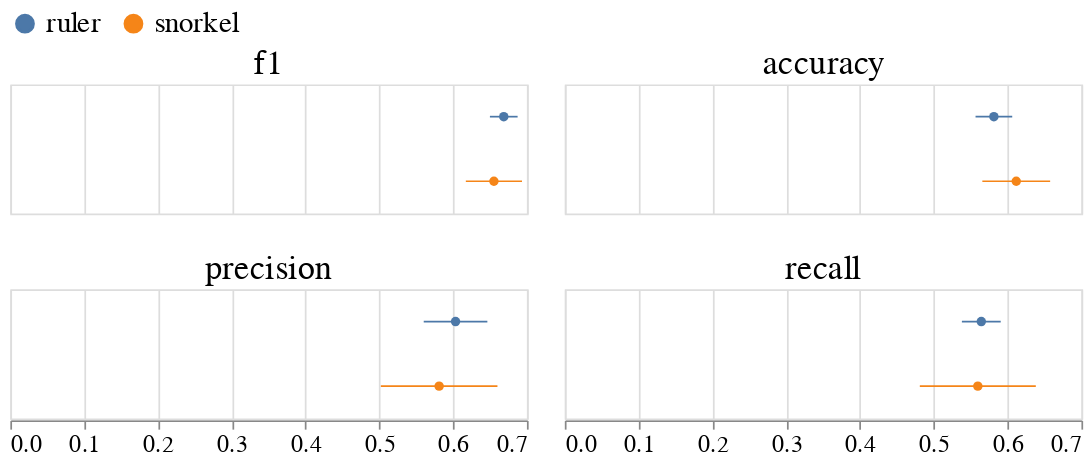

The notebook cell saved with this chart:
### Code cell
W = 300
H = 75
error_bars = alt.Chart(dt_bm_small).mark_errorbar(extent='stderr').encode(
  x=alt.X('value:Q', axis=alt.Axis(labelFontSize=14)),
  y=alt.Y('condition:N', title=None, axis=None),
  color=alt.Color('condition:N', sort=['ruler'])
).properties(width=W,height=H)

points = alt.Chart(dt_bm_small).mark_point(filled=True).encode(
  x=alt.X('value:Q', title=None, aggregate='mean', axis=alt.Axis(labelFontSize=14)),
  y=alt.Y('condition:N', title=None, axis=None),
  text=alt.Text('value:Q'),
  color=alt.Color('condition:N', sort=['ruler'], legend=alt.Legend(title=None, orient='top', offset=4, labelFontSize=17, padding=0))
).properties(width=W,height=H)

(error_bars + points).facet(
    facet= alt.Facet('metric:N', sort=['f1', 'accuracy', 'precision', 'recall'],header=alt.Header(labelPadding=2, labelFontSize=20),title=None),
    columns=2
)

### Figure 1 — Vega-Lite specification as saved in the notebook (floating-point values rounded to 4 significant figures)
{"config": {"view": {"continuousWidth": 400, "continuousHeight": 300}}, "data": {"name": "data-38820da182b8af57b6d2471340f6d68f"}, "facet": {"type": "nominal", "field": "metric", "header": {"labelFontSize": 20, "labelPadding": 2}, "sort": ["f1", "accuracy", "precision", "recall"], "title": null}, "spec": {"layer": [{"mark": {"type": "errorbar", "extent": "stderr"}, "encoding": {"color": {"type": "nominal", "field": "condition", "sort": ["ruler"]}, "x": {"type": "quantitative", "axis": {"labelFontSize": 14}, "field": "value"}, "y": {"type": "nominal", "axis": null, "field": "condition", "title": null}}, "height": 75, "width": 300}, {"mark": {"type": "point", "filled": true}, "encoding": {"color": {"type": "nominal", "field": "condition", "legend": {"labelFontSize": 17, "offset": 4, "orient": "top", "padding": 0, "title": null}, "sort": ["ruler"]}, "text": {"type": "quantitative", "field": "value"}, "x": {"type": "quantitative", "aggregate": "mean", "axis": {"labelFontSize": 14}, "field": "value", "title": null}, "y": {"type": "nominal", "axis": null, "field": "condition", "title": null}}, "height": 75, "width": 300}]}, "columns": 2, "$schema": "https://vega.github.io/schema/vega-lite/v4.8.1.json", "datasets": {"data-38820da182b8af57b6d2471340f6d68f": [{"participant": "p4", "condition": "snorkel", "task": "sentiment", "dataset": "amazon", "metric": "accuracy", "value": 0.4838}, {"participant": "p4", "condition": "ruler", "task": "spam", "dataset": "youtube", "metric": "accuracy", "value": 0.5787}, {"participant": "p8", "condition": "ruler", "task": "sentiment", "dataset": "amazon", "metric": "accuracy", "value": 0.4825}, {"participant": "p8", "condition": "snorkel", "task": "spam", "dataset": "youtube", "metric": "accuracy", "value": 0.7893}, {"participant": "p2", "condition": "ruler", "task": "sentiment", "dataset": "amazon", "metric": "accuracy", "value": 0.5062}, {"participant": "p2", "condition": "snorkel", "task": "spam", "dataset": "youtube", "metric": "accuracy", "value": 0.6798}, {"participant": "p1", "condition": "ruler", "task": "sentiment", "dataset": "amazon", "metric": "accuracy", "value": 0.5887}, {"participant": "p1", "condition": "snorkel", "task": "spam", "dataset": "youtube", "metric": "accuracy", "value": 0.5281}, {"participant": "p3", "condition": "snorkel", "task": "sentiment", "dataset": "amazon", "metric": "accuracy", "value": 0.51}, {"participant": "p3", "condition": "ruler", "task": "spam", "dataset": "youtube", "metric": "accuracy", "value": 0.6124}, {"participant": "p7", "condition": "snorkel", "task": "sentiment", "dataset": "amazon", "metric": "accuracy", "value": 0.5}, {"participant": "p7", "condition": "ruler", "task": "spam", "dataset": "youtube", "metric": "accuracy", "value": 0.7107}, {"participant": "p0", "condition": "ruler", "task": "sentiment", "dataset": "amazon", "metric": "accuracy", "value": 0.4913}, {"participant": "p0", "condition": "snorkel", "task": "spam", "dataset": "youtube", "metric": "accuracy", "value": 0.5393}, {"participant": "p9", "condition": "snorkel", "task": "sentiment", "dataset": "amazon", "metric": "accuracy", "value": 0.515}, {"participant": "p9", "condition": "ruler", "task": "spam", "dataset": "youtube", "metric": "accuracy", "value": 0.6798}, {"participant": "p6", "condition": "ruler", "task": "sentiment", "dataset": "amazon", "metric": "accuracy", "value": 0.63}, {"participant": "p6", "condition": "snorkel", "task": "spam", "dataset": "youtube", "metric": "accuracy", "value": 0.9129}, {"participant": "p5", "condition": "snorkel", "task": "sentiment", "dataset": "amazon", "metric": "accuracy", "value": 0.6587}, {"participant": "p5", "condition": "ruler", "task": "spam", "dataset": "youtube", "metric": "accuracy", "value": 0.5337}, {"participant": "p4", "condition": "snorkel", "task": "sentiment", "dataset": "amazon", "metric": "f1", "value": 0.562}, {"participant": "p4", "condition": "ruler", "task": "spam", "dataset": "youtube", "metric": "f1", "value": 0.7137}, {"participant": "p8", "condition": "ruler", "task": "sentiment", "dataset": "amazon", "metric": "f1", "value": 0.623}, {"participant": "p8", "condition": "snorkel", "task": "spam", "dataset": "youtube", "metric": "f1", "value": 0.7649}, {"participant": "p2", "condition": "ruler", "task": "sentiment", "dataset": "amazon", "metric": "f1", "value": 0.6556}, {"participant": "p2", "condition": "snorkel", "task": "spam", "dataset": "youtube", "metric": "f1", "value": 0.6042}, {"participant": "p1", "condition": "ruler", "task": "sentiment", "dataset": "amazon", "metric": "f1", "value": 0.6365}, {"participant": "p1", "condition": "snorkel", "task": "spam", "dataset": "youtube", "metric": "f1", "value": 0.5962}, {"participant": "p3", "condition": "snorkel", "task": "sentiment", "dataset": "amazon", "metric": "f1", "value": 0.5654}, {"participant": "p3", "condition": "ruler", "task": "spam", "dataset": "youtube", "metric": "f1", "value": 0.7262}, {"participant": "p7", "condition": "snorkel", "task": "sentiment", "dataset": "amazon", "metric": "f1", "value": 0.5}, {"participant": "p7", "condition": "ruler", "task": "spam", "dataset": "youtube", "metric": "f1", "value": 0.7366}, {"participant": "p0", "condition": "ruler", "task": "sentiment", "dataset": "amazon", "metric": "f1", "value": 0.6476}, {"participant": "p0", "condition": "snorkel", "task": "spam", "dataset": "youtube", "metric": "f1", "value": 0.6996}, {"participant": "p9", "condition": "snorkel", "task": "sentiment", "dataset": "amazon", "metric": "f1", "value": 0.6492}, {"participant": "p9", "condition": "ruler", "task": "spam", "dataset": "youtube", "metric": "f1", "value": 0.7077}, {"participant": "p6", "condition": "ruler", "task": "sentiment", "dataset": "amazon", "metric": "f1", "value": 0.5432}, {"participant": "p6", "condition": "snorkel", "task": "spam", "dataset": "youtube", "metric": "f1", "value": 0.9155}, {"participant": "p5", "condition": "snorkel", "task": "sentiment", "dataset": "amazon", "metric": "f1", "value": 0.6957}, {"participant": "p5", "condition": "ruler", "task": "spam", "dataset": "youtube", "metric": "f1", "value": 0.696}, {"participant": "p4", "condition": "snorkel", "task": "sentiment", "dataset": "amazon", "metric": "precision", "value": 0.4923}, {"participant": "p4", "condition": "ruler", "task": "spam", "dataset": "youtube", "metric": "precision", "value": 0.6826}, {"participant": "p8", "condition": "ruler", "task": "sentiment", "dataset": "amazon", "metric": "precision", "value": 0.5018}, {"participant": "p8", "condition": "snorkel", "task": "spam", "dataset": "youtube", "metric": "precision", "value": 0.8215}, {"participant": "p2", "condition": "ruler", "task": "sentiment", "dataset": "amazon", "metric": "precision", "value": 0.6676}, {"participant": "p2", "condition": "snorkel", "task": "spam", "dataset": "youtube", "metric": "precision", "value": 0.7442}, {"participant": "p1", "condition": "ruler", "task": "sentiment", "dataset": "amazon", "metric": "precision", "value": 0.6081}, {"participant": "p1", "condition": "snorkel", "task": "spam", "dataset": "youtube", "metric": "precision", "value": 0.5177}, {"participant": "p3", "condition": "snorkel", "task": "sentiment", "dataset": "amazon", "metric": "precision", "value": 0.5197}, {"participant": "p3", "condition": "ruler", "task": "spam", "dataset": "youtube", "metric": "precision", "value": 0.6957}, {"participant": "p7", "condition": "snorkel", "task": "sentiment", "dataset": "amazon", "metric": "precision", "value": 0.0}, {"participant": "p7", "condition": "ruler", "task": "spam", "dataset": "youtube", "metric": "precision", "value": 0.7083}, {"participant": "p0", "condition": "ruler", "task": "sentiment", "dataset": "amazon", "metric": "precision", "value": 0.5987}, {"participant": "p0", "condition": "snorkel", "task": "spam", "dataset": "youtube", "metric": "precision", "value": 0.5189}, {"participant": "p9", "condition": "snorkel", "task": "sentiment", "dataset": "amazon", "metric": "precision", "value": 0.6011}, {"participant": "p9", "condition": "ruler", "task": "spam", "dataset": "youtube", "metric": "precision", "value": 0.6767}, {"participant": "p6", "condition": "ruler", "task": "sentiment", "dataset": "amazon", "metric": "precision", "value": 0.6369}, {"participant": "p6", "condition": "snorkel", "task": "spam", "dataset": "youtube", "metric": "precision", "value": 0.9116}, {"participant": "p5", "condition": "snorkel", "task": "sentiment", "dataset": "amazon", "metric": "precision", "value": 0.6834}, {"participant": "p5", "condition": "ruler", "task": "spam", "dataset": "youtube", "metric": "precision", "value": 0.2563}, {"participant": "p4", "condition": "snorkel", "task": "sentiment", "dataset": "amazon", "metric": "recall", "value": 0.4838}, {"participant": "p4", "condition": "ruler", "task": "spam", "dataset": "youtube", "metric": "recall", "value": 0.5256}, {"participant": "p8", "condition": "ruler", "task": "sentiment", "dataset": "amazon", "metric": "recall", "value": 0.4825}, {"participant": "p8", "condition": "snorkel", "task": "spam", "dataset": "youtube", "metric": "recall", "value": 0.81}, {"participant": "p2", "condition": "ruler", "task": "sentiment", "dataset": "amazon", "metric": "recall", "value": 0.5063}, {"participant": "p2", "condition": "snorkel", "task": "spam", "dataset": "youtube", "metric": "recall", "value": 0.7102}, {"participant": "p1", "condition": "ruler", "task": "sentiment", "dataset": "amazon", "metric": "recall", "value": 0.5887}, {"participant": "p1", "condition": "snorkel", "task": "spam", "dataset": "youtube", "metric": "recall", "value": 0.5123}, {"participant": "p3", "condition": "snorkel", "task": "sentiment", "dataset": "amazon", "metric": "recall", "value": 0.51}, {"participant": "p3", "condition": "ruler", "task": "spam", "dataset": "youtube", "metric": "recall", "value": 0.5666}, {"participant": "p7", "condition": "snorkel", "task": "sentiment", "dataset": "amazon", "metric": "recall", "value": 0.0}, {"participant": "p7", "condition": "ruler", "task": "spam", "dataset": "youtube", "metric": "recall", "value": 0.7054}, {"participant": "p0", "condition": "ruler", "task": "sentiment", "dataset": "amazon", "metric": "recall", "value": 0.4913}, {"participant": "p0", "condition": "snorkel", "task": "spam", "dataset": "youtube", "metric": "recall", "value": 0.4782}, {"participant": "p9", "condition": "snorkel", "task": "sentiment", "dataset": "amazon", "metric": "recall", "value": 0.515}, {"participant": "p9", "condition": "ruler", "task": "spam", "dataset": "youtube", "metric": "recall", "value": 0.6745}, {"participant": "p6", "condition": "ruler", "task": "sentiment", "dataset": "amazon", "metric": "recall", "value": 0.63}, {"participant": "p6", "condition": "snorkel", "task": "spam", "dataset": "youtube", "metric": "recall", "value": 0.918}, {"participant": "p5", "condition": "snorkel", "task": "sentiment", "dataset": "amazon", "metric": "recall", "value": 0.6587}, {"participant": "p5", "condition": "ruler", "task": "spam", "dataset": "youtube", "metric": "recall", "value": 0.4725}]}}
